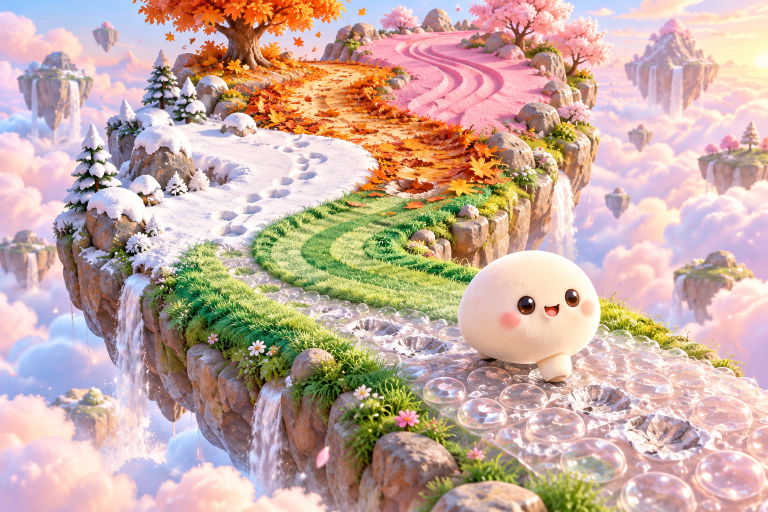
#> input picture art/raw/keyart_land.png, 1536 x 1024 px, given in place of logo.png, which was not available (shown at 1/2 size)
$ python process.py ../../art/raw
#> lines starting #> are read from the running program, lines starting #| are printed output that depends on the picture; pictures that were not available may be replaced by others from this repository, and a replacement may not be noted
"""Turns the Codex-generated art in art/raw into game, store and YouTube assets.

Usage: python3 -I tools/art/process.py <project-root>
"""
import sys
from pathlib import Path

from PIL import Image, ImageDraw, ImageFilter

root = Path(sys.argv[1])
raw = root / "art" / "raw"
out = root / "art" / "out"
assets = root / "assets"  # input for @capacitor/assets
pub = root / "public" / "img"
for d in (out, assets, pub):
    d.mkdir(parents=True, exist_ok=True)


def cut_white_background(img: Image.Image) -> Image.Image:
    """Flood-fills the white background from the borders and makes it transparent."""
    rgb = img.convert("RGB")
#> rgb is the input picture: PIL image 1536x1024 RGB; mean R, G, B 199.4, 172.5, 162.4
    key = (255, 0, 255)
    probe = rgb.copy()
    w, h = probe.size
#> w = 1536; h = 1024
    for x, y in [(0, 0), (w - 1, 0), (0, h - 1), (w - 1, h - 1), (w // 2, 0), (w // 2, h - 1), (0, h // 2), (w - 1, h // 2)]:
        if probe.getpixel((x, y)) != key:
            ImageDraw.floodfill(probe, (x, y), key, thresh=42)
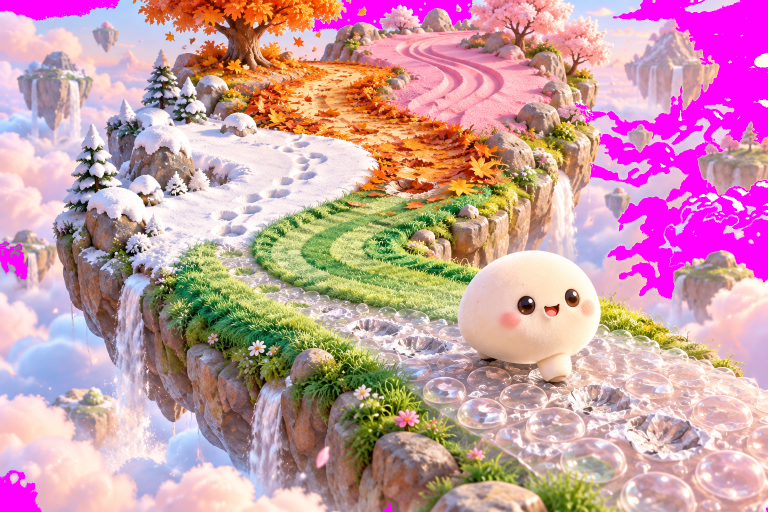
#> probe: PIL image 1536x1024 RGB (shown at 1/2 size); mean R, G, B 201, 156.5, 165.1
    mask = Image.new("L", (w, h), 255)
#> mask: PIL image 1536x1024 L; every value is 255
    mp = mask.load()
    pp = probe.load()
    for y in range(h):
        for x in range(w):
            if pp[x, y] == key:
                mp[x, y] = 0
    mask = mask.filter(ImageFilter.GaussianBlur(0.8))
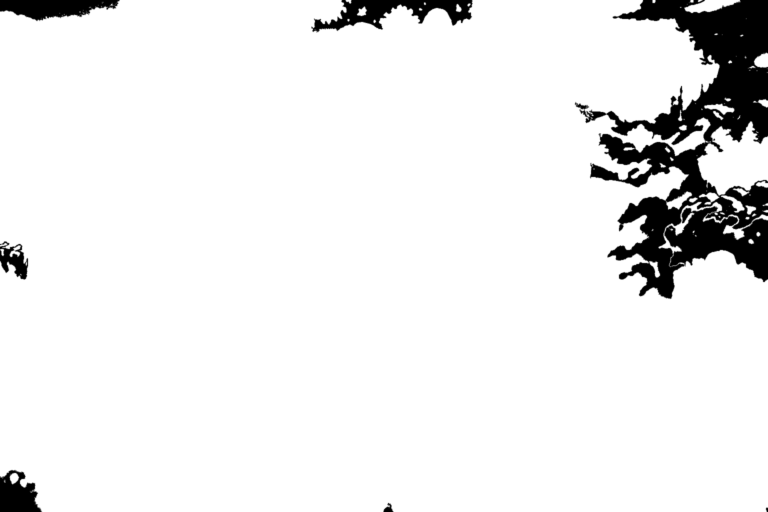
#> mask: PIL image 1536x1024 L (shown at 1/2 size); min 0, max 255, mean 235.9
    rgba = rgb.convert("RGBA")
    rgba.putalpha(mask)
    return rgba.crop(rgba.getbbox())


def cover(img: Image.Image, size: tuple[int, int]) -> Image.Image:
    """Center-crops to the target aspect ratio, then resizes."""
    tw, th = size
    w, h = img.size
    scale = max(tw / w, th / h)
    nw, nh = round(w * scale), round(h * scale)
    img = img.resize((nw, nh), Image.LANCZOS)
    left, top = (nw - tw) // 2, (nh - th) // 2
    return img.crop((left, top, left + tw, top + th))


def gradient(size: tuple[int, int], top: tuple[int, int, int], bottom: tuple[int, int, int]) -> Image.Image:
    w, h = size
    g = Image.new("RGB", (1, h))
    for y in range(h):
        k = y / (h - 1)
        g.putpixel((0, y), tuple(round(top[i] * (1 - k) + bottom[i] * k) for i in range(3)))
    return g.resize((w, h))


# --- logo -------------------------------------------------------------------
logo = cut_white_background(Image.open(raw / "logo.png"))
logo.save(out / "logo.png")
game_logo = logo.copy()
game_logo.thumbnail((1500, 1500), Image.LANCZOS)
game_logo.save(pub / "logo.webp", "WEBP", quality=88, method=6)

# --- app icon ---------------------------------------------------------------
icon = Image.open(raw / "icon.png").convert("RGB").resize((1024, 1024), Image.LANCZOS)
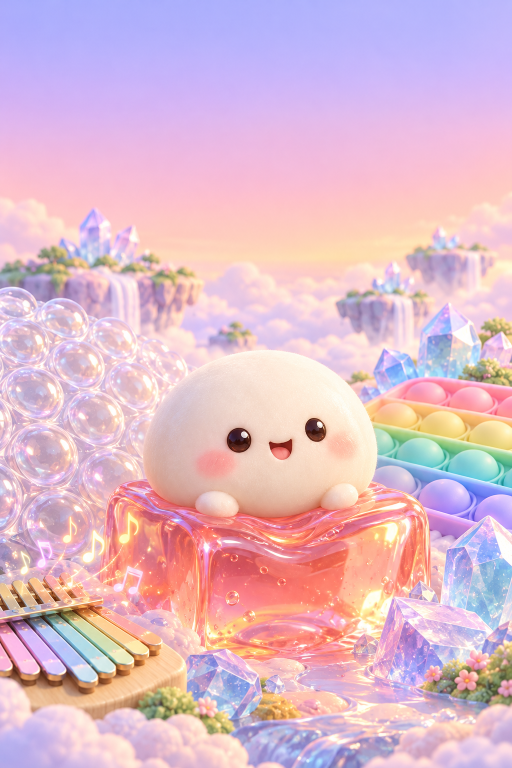
#> input picture art/raw/keyart_port.png, 1024 x 1536 px, given in place of icon.png, which was not available (shown at 1/2 size)
icon.save(assets / "icon-only.png")
icon.save(out / "icon_1024.png")
icon.resize((512, 512), Image.LANCZOS).save(out / "icon_512.png")
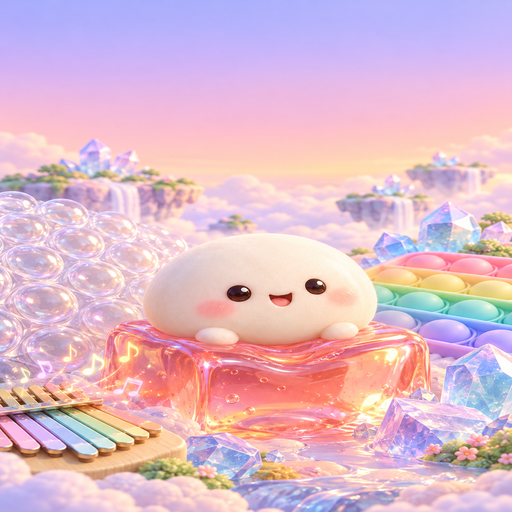
#> saved as icon_512.png: PIL image 512x512 RGB; mean R, G, B 223.6, 186.6, 202.7

# Android adaptive icon: full-bleed art as background, transparent foreground.
icon.save(assets / "icon-background.png")
Image.new("RGBA", (1024, 1024), (0, 0, 0, 0)).save(assets / "icon-foreground.png")

# --- splash -----------------------------------------------------------------
for name in ("splash.png", "splash-dark.png"):
    splash = gradient((2732, 2732), (255, 241, 247), (222, 214, 255)).convert("RGBA")
    l = logo.copy()
    l.thumbnail((1500, 1500), Image.LANCZOS)
    splash.alpha_composite(l, ((2732 - l.width) // 2, (2732 - l.height) // 2 - 60))
    splash.convert("RGB").save(assets / name)
#> this loop made 2 passes
#> pass 1, `splash.convert("RGB").save(assets / name)`:
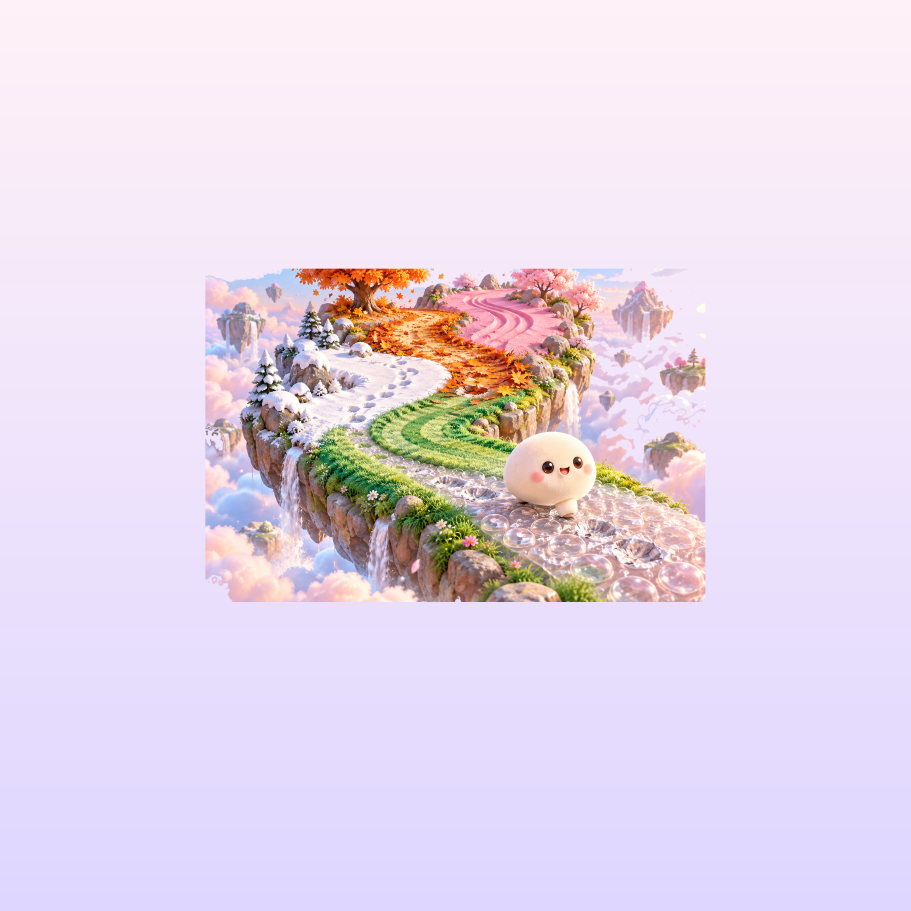
#> saved as splash.png: PIL image 2732x2732 RGB (shown at 1/3 size); mean R, G, B 230.6, 216.6, 233.7

# --- YouTube / store thumbnails (no text, no logos) --------------------------
land = Image.open(raw / "keyart_land.png").convert("RGB")
port = Image.open(raw / "keyart_port.png").convert("RGB")
#> port is the input picture: PIL image 1024x1536 RGB; mean R, G, B 223.6, 186.6, 202.7
cover(land, (1920, 1080)).save(out / "thumb_16x9.jpg", quality=92)
cover(port, (1080, 1920)).save(out / "thumb_9x16.jpg", quality=92)
cover(port, (1080, 1080)).save(out / "thumb_1x1.jpg", quality=92)
#> call 3 of cover, with size = (1080, 1080)
#> in cover (call 3), `return img.crop((left, top, left + tw, top + th))`:
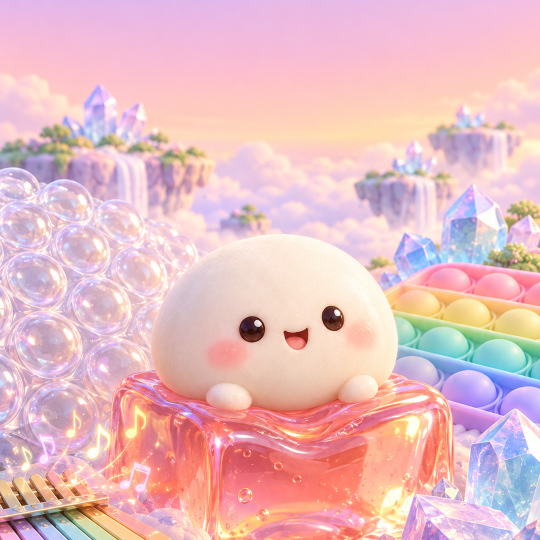
#> returned value: PIL image 1080x1080 RGB (shown at 1/2 size); mean R, G, B 231.9, 188.8, 194.2
cover(land, (1024, 500)).save(out / "play_feature_1024x500.jpg", quality=92)
#> call 4 of cover, with size = (1024, 500)
#> in cover (call 4), `return img.crop((left, top, left + tw, top + th))`:
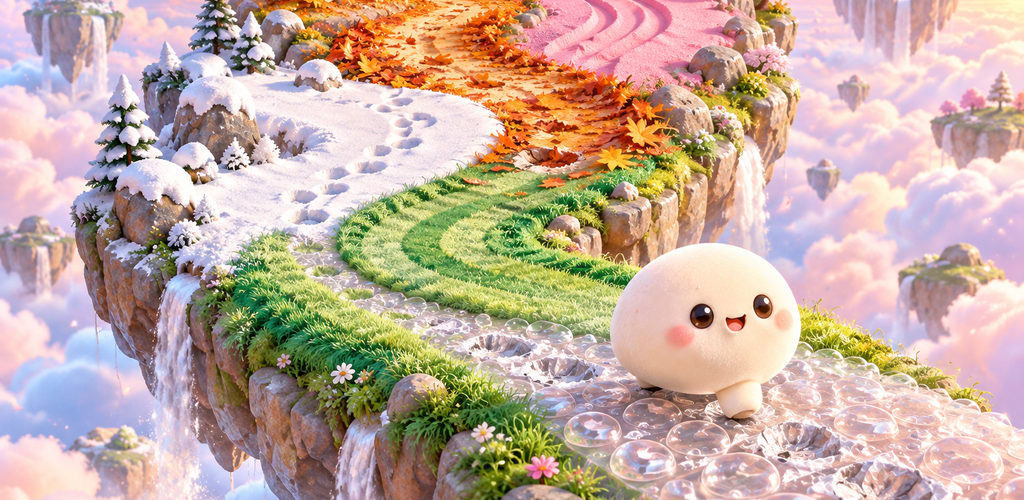
#> returned value: PIL image 1024x500 RGB; mean R, G, B 196.7, 172.8, 160

#> (the run stopped early here; a loop or call above may not have finished)
